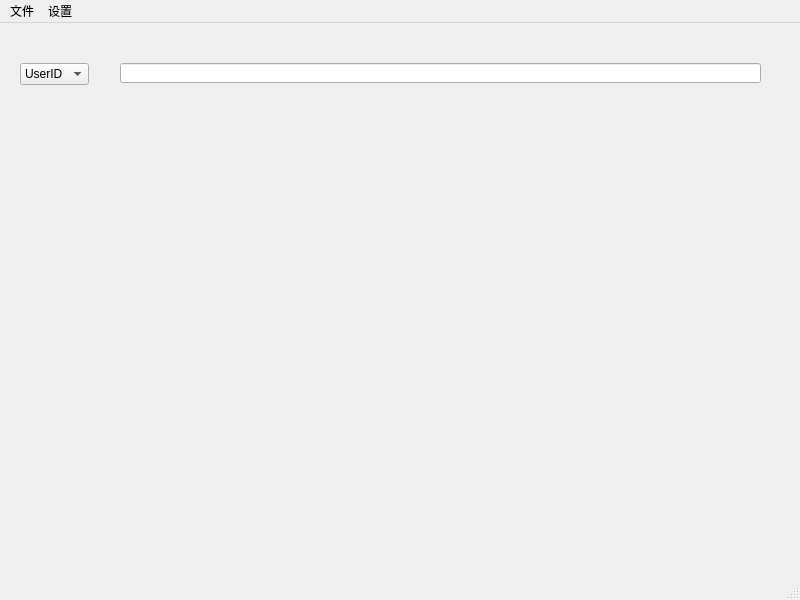
<?xml version="1.0" encoding="UTF-8"?>
<ui version="4.0">
 <class>MainWindow</class>
 <widget class="QMainWindow" name="MainWindow">
  <property name="geometry">
   <rect>
    <x>0</x>
    <y>0</y>
    <width>800</width>
    <height>600</height>
   </rect>
  </property>
  <property name="windowTitle">
   <string>MainWindow</string>
  </property>
  <property name="unifiedTitleAndToolBarOnMac">
   <bool>false</bool>
  </property>
  <widget class="QWidget" name="centralwidget">
   <widget class="QLineEdit" name="lineEdit">
    <property name="geometry">
     <rect>
      <x>120</x>
      <y>40</y>
      <width>641</width>
      <height>20</height>
     </rect>
    </property>
   </widget>
   <widget class="QComboBox" name="comboBox">
    <property name="geometry">
     <rect>
      <x>20</x>
      <y>40</y>
      <width>69</width>
      <height>22</height>
     </rect>
    </property>
    <property name="currentText">
     <string>UserID</string>
    </property>
    <property name="currentIndex">
     <number>1</number>
    </property>
    <item>
     <property name="text">
      <string>URL</string>
     </property>
    </item>
    <item>
     <property name="text">
      <string>UserID</string>
     </property>
    </item>
   </widget>
  </widget>
  <widget class="QMenuBar" name="menubar">
   <property name="geometry">
    <rect>
     <x>0</x>
     <y>0</y>
     <width>800</width>
     <height>23</height>
    </rect>
   </property>
   <widget class="QMenu" name="menu">
    <property name="title">
     <string>文件</string>
    </property>
    <addaction name="open"/>
    <addaction name="separator"/>
    <addaction name="exit"/>
   </widget>
   <widget class="QMenu" name="menu_2">
    <property name="title">
     <string>设置</string>
    </property>
   </widget>
   <addaction name="menu"/>
   <addaction name="menu_2"/>
  </widget>
  <widget class="QStatusBar" name="statusbar"/>
  <action name="open">
   <property name="text">
    <string>打开</string>
   </property>
  </action>
  <action name="exit">
   <property name="text">
    <string>退出</string>
   </property>
   <property name="shortcut">
    <string>Ctrl+Q</string>
   </property>
  </action>
 </widget>
 <resources/>
 <connections>
  <connection>
   <sender>exit</sender>
   <signal>triggered(bool)</signal>
   <receiver>MainWindow</receiver>
   <slot>close()</slot>
   <hints>
    <hint type="sourcelabel">
     <x>-1</x>
     <y>-1</y>
    </hint>
    <hint type="destinationlabel">
     <x>399</x>
     <y>299</y>
    </hint>
   </hints>
  </connection>
 </connections>
</ui>
